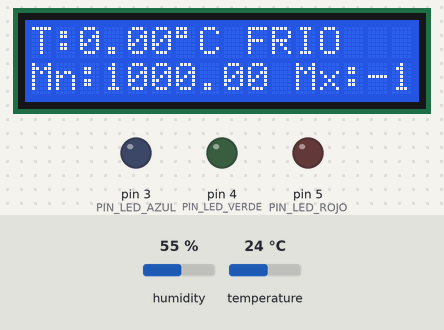
Recording of a sketch running on a simulated Arduino Uno, built with avr-gcc and run on an emulated ATmega328P. On the bench: 16×2 character LCD, output pins drawn as LEDs (lit = HIGH). Inputs (shaded band) come from the test bench; at power-on: temperature 24 °C, humidity 55 %.

Above: at 1.2 s.
1.3 s: temperature set to 29 °C
At 2.5 s:
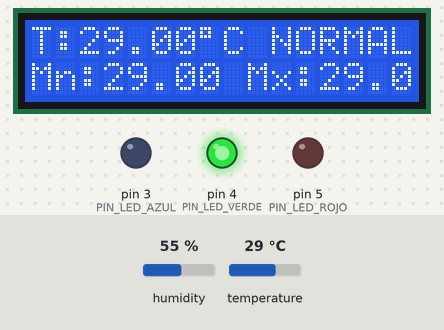
6.6 s: temperature set to 32 °C
At 11.0 s:
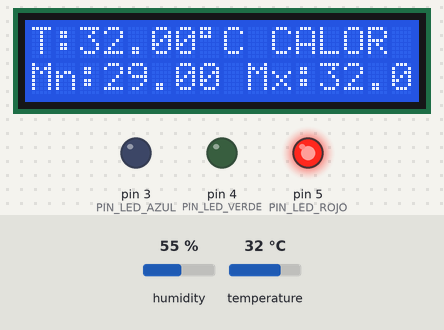
11.9 s: temperature set to 12 °C
At 15.2 s:
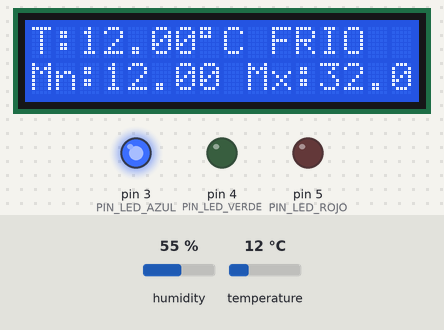
17.2 s: temperature set to 18 °C
At 19.5 s:
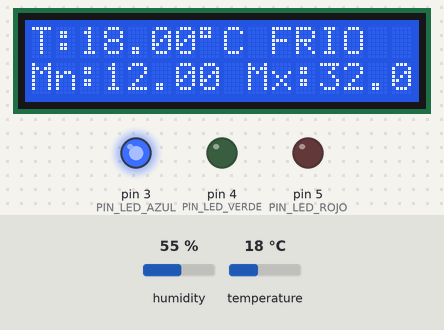
22.5 s: temperature set to 21 °C
At 26.8 s:
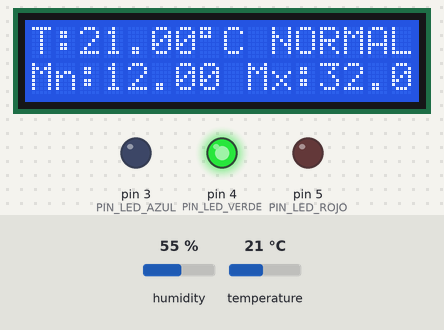
Timing chart, 0 to 28.3 s (numbered marks = the images above; inputs shaded):
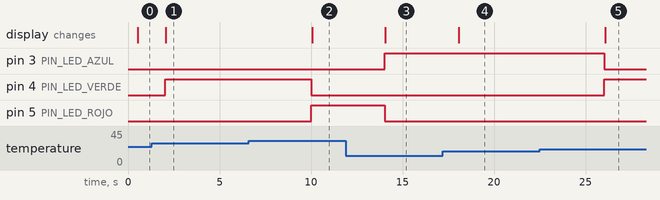

Measured:
- the behaviour switches between 30 and 31 °C on temperature (found by bisection; images 1 and 2)
- the behaviour switches between 19 and 20 °C on temperature (found by bisection; images 4 and 5)
- after the input at 1.3 s, the display: changes after 0.76 s (image 1)
- after the input at 6.6 s, pin 4 (PIN_LED_VERDE): HIGH → LOW after 3.4 s; pin 5 (PIN_LED_ROJO): LOW → HIGH after 3.4 s; the display: changes after 3.5 s (image 2)
- after the input at 11.9 s, pin 3 (PIN_LED_AZUL): LOW → HIGH after 2.1 s; pin 5 (PIN_LED_ROJO): HIGH → LOW after 2.1 s; the display: changes after 2.2 s (image 3)
- after the input at 17.2 s, the display: changes after 0.86 s (image 4)
- after the input at 22.5 s, pin 3 (PIN_LED_AZUL): HIGH → LOW after 3.5 s; pin 4 (PIN_LED_VERDE): LOW → HIGH after 3.5 s; the display: changes after 3.6 s (image 5)

The sketch:

sketch_sensor_dht11.ino
```cpp
#include <Wire.h>
#include <LiquidCrystal_I2C.h>
#include <DHT.h>

//==================================================
// CONFIGURACIÓN DE HARDWARE
//==================================================
const uint8_t PIN_DHT       = 2;
const uint8_t PIN_LED_AZUL  = 3;
const uint8_t PIN_LED_VERDE = 4;
const uint8_t PIN_LED_ROJO  = 5;

#define DHTTYPE DHT11

// Dirección I2C del LCD (0x27 o 0x3F)
LiquidCrystal_I2C lcd(0x27, 16, 2);
DHT dht(PIN_DHT, DHTTYPE);

//==================================================
// CONSTANTES DEL SISTEMA
//==================================================
const float TEMP_FRIO_MAX    = 20.0;
const float TEMP_NORMAL_MAX  = 30.0;

// Períodos de ejecución (ms)
const unsigned long PERIODO_LECTURA = 2000;
const unsigned long PERIODO_LCD     = 500;

//==================================================
// TIPOS DE DATOS
//==================================================
enum EstadoTemperatura {
  FRIO,
  NORMAL,
  CALIENTE
};

//==================================================
// VARIABLES GLOBALES
//==================================================
float temperaturaActual = 0.0;
float temperaturaMinima = 1000.0;
float temperaturaMaxima = -1000.0;

EstadoTemperatura estadoActual = FRIO;

// Temporizadores
unsigned long tiempoAnteriorLectura = 0;
unsigned long tiempoAnteriorLCD     = 0;

//==================================================
// FUNCIONES AUXILIARES
//==================================================
const char* obtenerTextoEstado(EstadoTemperatura estado) {
  switch (estado) {
    case FRIO:       return "FRIO";
    case NORMAL:     return "NORMAL";
    case CALIENTE:   return "CALIENTE";
  }
  return "";
}

//--------------------------------------------------
void inicializarHardware() {
  pinMode(PIN_LED_AZUL, OUTPUT);
  pinMode(PIN_LED_VERDE, OUTPUT);
  pinMode(PIN_LED_ROJO, OUTPUT);

  digitalWrite(PIN_LED_AZUL, LOW);
  digitalWrite(PIN_LED_VERDE, LOW);
  digitalWrite(PIN_LED_ROJO, LOW);

  dht.begin();

  lcd.init();
  lcd.backlight();

  lcd.setCursor(0, 0);
  lcd.print("Sistema Temp");
  lcd.setCursor(0, 1);
  lcd.print("Inicializando");
}

//--------------------------------------------------
bool leerTemperatura() {
  float temp = dht.readTemperature();

  if (isnan(temp)) {
    return false;
  }

  temperaturaActual = temp;

  if (temperaturaActual < temperaturaMinima) {
    temperaturaMinima = temperaturaActual;
  }

  if (temperaturaActual > temperaturaMaxima) {
    temperaturaMaxima = temperaturaActual;
  }

  return true;
}

//--------------------------------------------------
void determinarEstado() {
  if (temperaturaActual < TEMP_FRIO_MAX) {
    estadoActual = FRIO;
  }
  else if (temperaturaActual <= TEMP_NORMAL_MAX) {
    estadoActual = NORMAL;
  }
  else {
    estadoActual = CALIENTE;
  }
}

//--------------------------------------------------
void actualizarLEDs() {
  digitalWrite(PIN_LED_AZUL,  estadoActual == FRIO);
  digitalWrite(PIN_LED_VERDE, estadoActual == NORMAL);
  digitalWrite(PIN_LED_ROJO,  estadoActual == CALIENTE);
}

//--------------------------------------------------
void mostrarLCD() {
  lcd.clear();

  lcd.setCursor(0, 0);
  lcd.print("T:");
  lcd.print(temperaturaActual, 2);
  lcd.print((char)223);
  lcd.print("C ");

  if (estadoActual == FRIO) {
    lcd.print("FRIO");
  }
  else if (estadoActual == NORMAL) {
    lcd.print("NORMAL");
  }
  else {
    lcd.print("CALOR");
  }

  lcd.setCursor(0, 1);
  lcd.print("Mn:");
  lcd.print(temperaturaMinima, 2);
  lcd.print(" Mx:");
  lcd.print(temperaturaMaxima, 2);
}

//--------------------------------------------------
void tareaLecturaSensor() {
  if (millis() - tiempoAnteriorLectura >= PERIODO_LECTURA) {
    tiempoAnteriorLectura = millis();

    if (leerTemperatura()) {
      determinarEstado();
    }

    actualizarLEDs();
  }
}

//--------------------------------------------------
void tareaActualizarLCD() {
  if (millis() - tiempoAnteriorLCD >= PERIODO_LCD) {
    tiempoAnteriorLCD = millis();
    mostrarLCD();
  }
}

//==================================================
// SETUP
//==================================================
void setup() {
  inicializarHardware();
}

//==================================================
// LOOP PRINCIPAL
//==================================================
void loop() {
  tareaLecturaSensor();
  tareaActualizarLCD();
}
```
